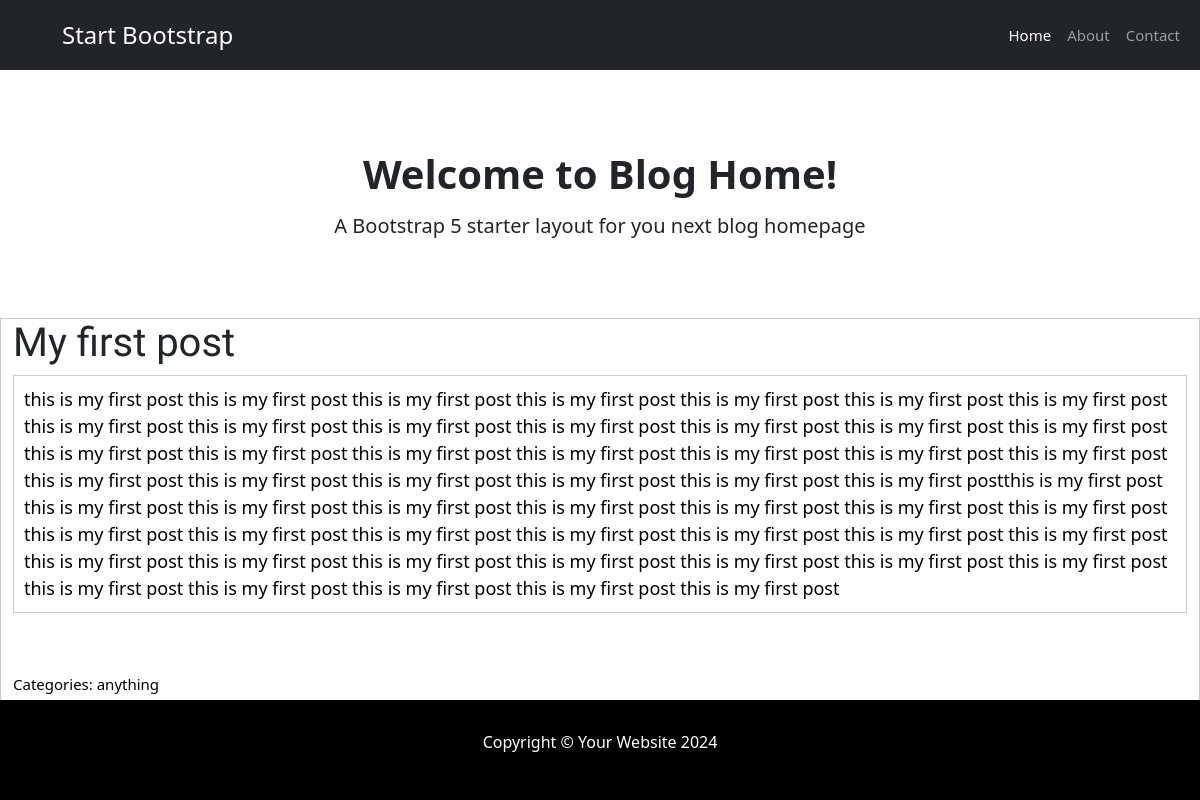
/post/1/, run on an earlier commit of the app's database.
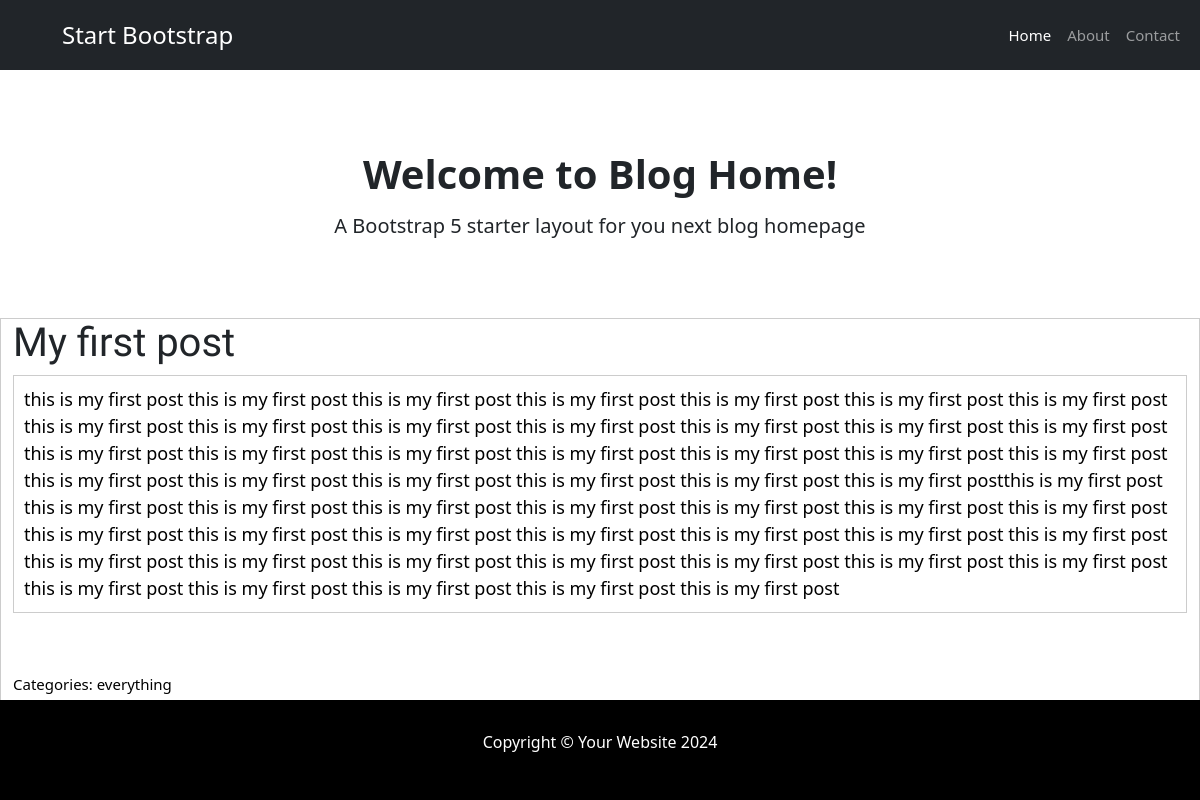
And on a later commit of the database.
### blog/models.py (models this page shows)
class Category(models.Model):
    name = models.CharField(max_length=100, unique=True)

### blog/views.py (the view)
# urls.py: path('post/<int:pk>/', views.post_detail, name='post_detail'),
def post_detail(request, pk):
    post = get_object_or_404(Post, pk=pk)
    return render(request, 'blog/post_detail.html', {'post': post})

### blog/templates/blog/post_detail.html (shortened to what this page needs)
{% extends 'blog/base.html' %}
{% block content %}
    <div class="post">
        <h5>{{ post.title }}</h5>
        <p>{{ post.content|linebreaksbr }}</p>
    </div>
    <div class="category">
        Categories:
        {% for category in post.categories.all %}
            {{ category.name }}{% if not forloop.last %}, {% endif %}
        {% endfor %}
    </div>
    <a class="btn btn-default" href="{% url 'add_comment_to_post' pk=post.pk %}">Add comment</a>
{% endblock %}

What changed in the data, as far as the page shows it:
no longer on this page (row unchanged): Category: name "anything"
added Category: name "everything"
